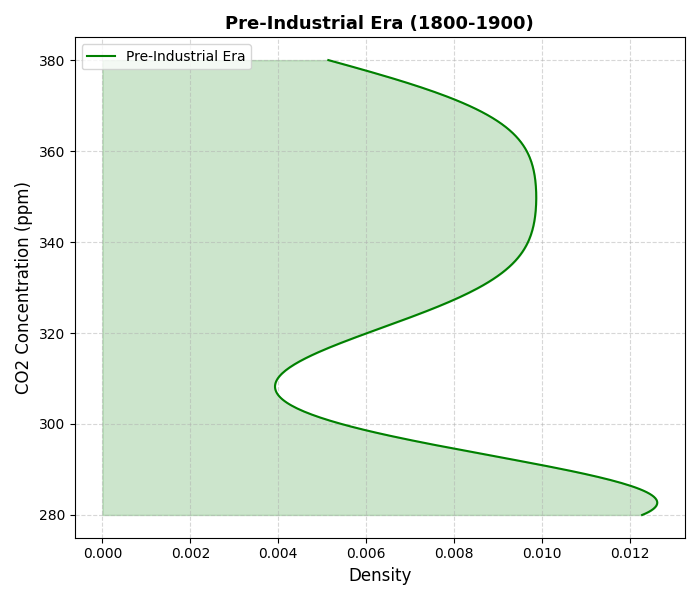

Recreate this plot in Python.
import matplotlib.pyplot as plt
import numpy as np
from scipy.stats import kde

# Constructing the data
years = np.linspace(1800, 2000, 101)
co2_levels_pre_industrial = [280]*20 + [281, 281, 282, 283, 283, 284, 285, 286, 287, 287, 
                                        288, 289, 290, 292, 294, 298, 301, 305, 310, 315] + [320 + i for i in range(61)]

# Set up the plot
fig, axs = plt.subplots(1, 1, figsize=(7, 6))

# Kernel Density Estimation for density plot
density_pre_industrial = kde.gaussian_kde(co2_levels_pre_industrial, bw_method=0.3)
x_range_pre = np.linspace(min(co2_levels_pre_industrial), max(co2_levels_pre_industrial), 300)

# Plotting the horizontal density plot for pre-industrial CO2 levels
axs.plot(density_pre_industrial(x_range_pre), x_range_pre, label="Pre-Industrial Era", color='green')
axs.fill_betweenx(x_range_pre, 0, density_pre_industrial(x_range_pre), color='green', alpha=0.2)

# Adding titles and labels
axs.set_title('Pre-Industrial Era (1800-1900)', fontsize=13, fontweight='bold')
axs.set_xlabel('Density', fontsize=12)
axs.set_ylabel('CO2 Concentration (ppm)', fontsize=12)
axs.legend(loc='upper left')
axs.grid(True, linestyle='--', alpha=0.5)

# Adjust layout
plt.tight_layout()

# Display the plot
plt.show()
